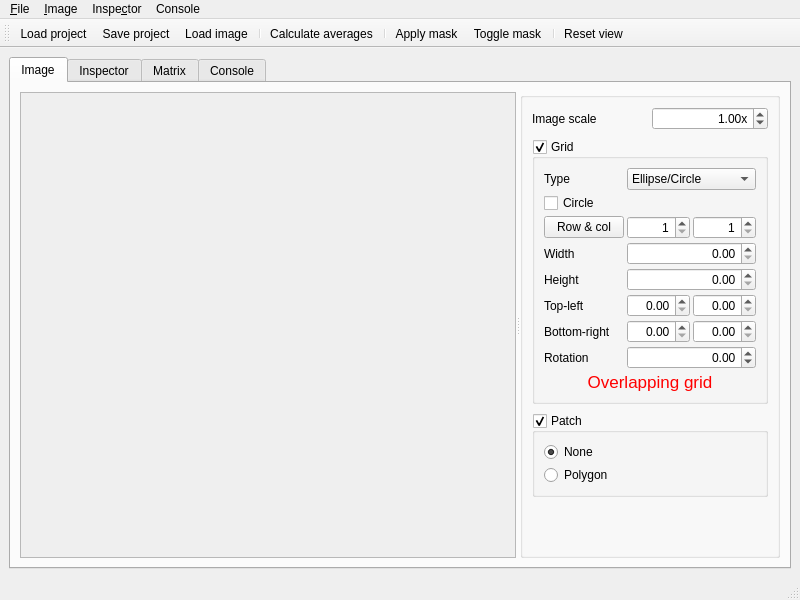
<?xml version="1.0" encoding="UTF-8"?>
<ui version="4.0">
 <author>Vincent</author>
 <class>MainWindow</class>
 <widget class="QMainWindow" name="MainWindow">
  <property name="geometry">
   <rect>
    <x>0</x>
    <y>0</y>
    <width>800</width>
    <height>600</height>
   </rect>
  </property>
  <property name="windowTitle">
   <string>ARIAS</string>
  </property>
  <widget class="QWidget" name="centralwidget">
   <layout class="QVBoxLayout" name="verticalLayout">
    <item>
     <widget class="QTabWidget" name="tabWidget">
      <property name="currentIndex">
       <number>0</number>
      </property>
      <widget class="QWidget" name="imageTab">
       <attribute name="title">
        <string>Image</string>
       </attribute>
       <layout class="QHBoxLayout" name="horizontalLayout_3">
        <item>
         <widget class="QSplitter" name="imageTabSplitter">
          <property name="orientation">
           <enum>Qt::Horizontal</enum>
          </property>
          <widget class="QScrollArea" name="scrollArea_2">
           <property name="sizePolicy">
            <sizepolicy hsizetype="Expanding" vsizetype="Expanding">
             <horstretch>1</horstretch>
             <verstretch>0</verstretch>
            </sizepolicy>
           </property>
           <property name="widgetResizable">
            <bool>true</bool>
           </property>
           <property name="alignment">
            <set>Qt::AlignLeading|Qt::AlignLeft|Qt::AlignTop</set>
           </property>
           <widget class="QWidget" name="scrollAreaWidgetContents_2">
            <property name="geometry">
             <rect>
              <x>0</x>
              <y>0</y>
              <width>406</width>
              <height>441</height>
             </rect>
            </property>
            <layout class="QHBoxLayout" name="horizontalLayout_2">
             <item>
              <widget class="ImageCanvas" name="imageCanvas">
               <property name="alignment">
                <set>Qt::AlignLeading|Qt::AlignLeft|Qt::AlignTop</set>
               </property>
              </widget>
             </item>
            </layout>
           </widget>
          </widget>
          <widget class="QGroupBox" name="imageOptionGroup">
           <layout class="QVBoxLayout" name="verticalLayout_2">
            <item>
             <layout class="QHBoxLayout" name="horizontalLayout">
              <property name="spacing">
               <number>3</number>
              </property>
              <item>
               <widget class="QLabel" name="label">
                <property name="text">
                 <string>Image scale</string>
                </property>
               </widget>
              </item>
              <item>
               <widget class="QDoubleSpinBox" name="imageScaleSpin">
                <property name="alignment">
                 <set>Qt::AlignRight|Qt::AlignTrailing|Qt::AlignVCenter</set>
                </property>
                <property name="suffix">
                 <string>x</string>
                </property>
                <property name="minimum">
                 <double>0.010000000000000</double>
                </property>
                <property name="maximum">
                 <double>100.000000000000000</double>
                </property>
                <property name="singleStep">
                 <double>0.100000000000000</double>
                </property>
                <property name="value">
                 <double>1.000000000000000</double>
                </property>
               </widget>
              </item>
             </layout>
            </item>
            <item>
             <widget class="QGroupBox" name="gridGroup">
              <property name="title">
               <string>Grid</string>
              </property>
              <property name="checkable">
               <bool>true</bool>
              </property>
              <layout class="QGridLayout" name="gridLayout">
               <property name="spacing">
                <number>3</number>
               </property>
               <item row="0" column="0">
                <widget class="QLabel" name="label_2">
                 <property name="text">
                  <string>Type</string>
                 </property>
                </widget>
               </item>
               <item row="0" column="1" colspan="2">
                <widget class="QComboBox" name="gridTypeCombo">
                 <item>
                  <property name="text">
                   <string>Ellipse/Circle</string>
                  </property>
                 </item>
                 <item>
                  <property name="text">
                   <string>Rectangle/Square</string>
                  </property>
                 </item>
                </widget>
               </item>
               <item row="6" column="0">
                <widget class="QLabel" name="gridWidthLabel">
                 <property name="text">
                  <string>Width</string>
                 </property>
                </widget>
               </item>
               <item row="6" column="1" colspan="2">
                <widget class="QDoubleSpinBox" name="gridWidthSpin">
                 <property name="alignment">
                  <set>Qt::AlignRight|Qt::AlignTrailing|Qt::AlignVCenter</set>
                 </property>
                </widget>
               </item>
               <item row="7" column="0">
                <widget class="QLabel" name="gridHeightLabel">
                 <property name="text">
                  <string>Height</string>
                 </property>
                </widget>
               </item>
               <item row="7" column="1" colspan="2">
                <widget class="QDoubleSpinBox" name="gridHeightSpin">
                 <property name="alignment">
                  <set>Qt::AlignRight|Qt::AlignTrailing|Qt::AlignVCenter</set>
                 </property>
                </widget>
               </item>
               <item row="8" column="0">
                <widget class="QLabel" name="label_4">
                 <property name="text">
                  <string>Top-left</string>
                 </property>
                </widget>
               </item>
               <item row="8" column="1">
                <widget class="QDoubleSpinBox" name="gridStartXSpin">
                 <property name="alignment">
                  <set>Qt::AlignRight|Qt::AlignTrailing|Qt::AlignVCenter</set>
                 </property>
                </widget>
               </item>
               <item row="8" column="2">
                <widget class="QDoubleSpinBox" name="gridStartYSpin">
                 <property name="alignment">
                  <set>Qt::AlignRight|Qt::AlignTrailing|Qt::AlignVCenter</set>
                 </property>
                </widget>
               </item>
               <item row="9" column="0">
                <widget class="QLabel" name="label_5">
                 <property name="text">
                  <string>Bottom-right</string>
                 </property>
                </widget>
               </item>
               <item row="9" column="1">
                <widget class="QDoubleSpinBox" name="gridEndXSpin">
                 <property name="alignment">
                  <set>Qt::AlignRight|Qt::AlignTrailing|Qt::AlignVCenter</set>
                 </property>
                </widget>
               </item>
               <item row="9" column="2">
                <widget class="QDoubleSpinBox" name="gridEndYSpin">
                 <property name="alignment">
                  <set>Qt::AlignRight|Qt::AlignTrailing|Qt::AlignVCenter</set>
                 </property>
                </widget>
               </item>
               <item row="1" column="0" colspan="3">
                <widget class="QCheckBox" name="gridOrthoCheck">
                 <property name="text">
                  <string>Circle</string>
                 </property>
                </widget>
               </item>
               <item row="2" column="1">
                <widget class="QSpinBox" name="gridRowSpin">
                 <property name="alignment">
                  <set>Qt::AlignRight|Qt::AlignTrailing|Qt::AlignVCenter</set>
                 </property>
                 <property name="minimum">
                  <number>1</number>
                 </property>
                 <property name="maximum">
                  <number>100</number>
                 </property>
                </widget>
               </item>
               <item row="2" column="2">
                <widget class="QSpinBox" name="gridColumnSpin">
                 <property name="alignment">
                  <set>Qt::AlignRight|Qt::AlignTrailing|Qt::AlignVCenter</set>
                 </property>
                 <property name="minimum">
                  <number>1</number>
                 </property>
                 <property name="maximum">
                  <number>100</number>
                 </property>
                </widget>
               </item>
               <item row="2" column="0">
                <widget class="QPushButton" name="rowColButton">
                 <property name="text">
                  <string>Row &amp;&amp; col</string>
                 </property>
                </widget>
               </item>
               <item row="10" column="0">
                <widget class="QLabel" name="label_3">
                 <property name="text">
                  <string>Rotation</string>
                 </property>
                </widget>
               </item>
               <item row="10" column="1" colspan="2">
                <widget class="QDoubleSpinBox" name="gridAngleSpin">
                 <property name="alignment">
                  <set>Qt::AlignRight|Qt::AlignTrailing|Qt::AlignVCenter</set>
                 </property>
                 <property name="minimum">
                  <double>-180.000000000000000</double>
                 </property>
                 <property name="maximum">
                  <double>179.990000000000009</double>
                 </property>
                 <property name="singleStep">
                  <double>0.100000000000000</double>
                 </property>
                </widget>
               </item>
               <item row="11" column="0" colspan="3">
                <widget class="QLabel" name="overlapLabel">
                 <property name="text">
                  <string>&lt;!DOCTYPE HTML PUBLIC &quot;-//W3C//DTD HTML 4.0//EN&quot; &quot;http://www.w3.org/TR/REC-html40/strict.dtd&quot;&gt;
&lt;html&gt;&lt;head&gt;&lt;meta name=&quot;qrichtext&quot; content=&quot;1&quot; /&gt;&lt;style type=&quot;text/css&quot;&gt;
p, li { white-space: pre-wrap; }
&lt;/style&gt;&lt;/head&gt;&lt;body style=&quot; font-family:'Lucida Grande'; font-size:13pt; font-weight:400; font-style:normal;&quot;&gt;
&lt;p style=&quot; margin-top:0px; margin-bottom:0px; margin-left:0px; margin-right:0px; -qt-block-indent:0; text-indent:0px;&quot;&gt;&lt;span style=&quot; color:#ff0000;&quot;&gt;Overlapping grid&lt;/span&gt;&lt;/p&gt;&lt;/body&gt;&lt;/html&gt;</string>
                 </property>
                 <property name="alignment">
                  <set>Qt::AlignCenter</set>
                 </property>
                </widget>
               </item>
              </layout>
             </widget>
            </item>
            <item>
             <widget class="QGroupBox" name="patchGroup">
              <property name="title">
               <string>Patch</string>
              </property>
              <property name="checkable">
               <bool>true</bool>
              </property>
              <layout class="QVBoxLayout" name="verticalLayout_3">
               <property name="spacing">
                <number>3</number>
               </property>
               <item>
                <widget class="QRadioButton" name="patchNullRadio">
                 <property name="text">
                  <string>None</string>
                 </property>
                 <property name="checked">
                  <bool>true</bool>
                 </property>
                </widget>
               </item>
               <item>
                <widget class="QRadioButton" name="patchPolygonRadio">
                 <property name="text">
                  <string>Polygon</string>
                 </property>
                </widget>
               </item>
              </layout>
             </widget>
            </item>
            <item>
             <spacer name="verticalSpacer">
              <property name="orientation">
               <enum>Qt::Vertical</enum>
              </property>
              <property name="sizeHint" stdset="0">
               <size>
                <width>20</width>
                <height>77</height>
               </size>
              </property>
             </spacer>
            </item>
           </layout>
          </widget>
         </widget>
        </item>
       </layout>
      </widget>
      <widget class="QWidget" name="inspectorTab">
       <attribute name="title">
        <string>Inspector</string>
       </attribute>
       <layout class="QHBoxLayout" name="horizontalLayout_4">
        <item>
         <widget class="QSplitter" name="inspectorTabSplitter">
          <property name="orientation">
           <enum>Qt::Horizontal</enum>
          </property>
          <widget class="InspectorCanvas" name="inspectorCanvas" native="true">
           <property name="sizePolicy">
            <sizepolicy hsizetype="Preferred" vsizetype="Preferred">
             <horstretch>1</horstretch>
             <verstretch>0</verstretch>
            </sizepolicy>
           </property>
          </widget>
          <widget class="QGroupBox" name="groupBox_2">
           <layout class="QVBoxLayout" name="verticalLayout_4">
            <item>
             <layout class="QGridLayout" name="gridLayout_2">
              <item row="0" column="0">
               <widget class="QLabel" name="label_6">
                <property name="text">
                 <string>Unit scale</string>
                </property>
               </widget>
              </item>
              <item row="0" column="1">
               <widget class="QSlider" name="canvasScaleSlider">
                <property name="sizePolicy">
                 <sizepolicy hsizetype="MinimumExpanding" vsizetype="Fixed">
                  <horstretch>0</horstretch>
                  <verstretch>0</verstretch>
                 </sizepolicy>
                </property>
                <property name="minimum">
                 <number>1</number>
                </property>
                <property name="maximum">
                 <number>200</number>
                </property>
                <property name="value">
                 <number>10</number>
                </property>
                <property name="orientation">
                 <enum>Qt::Horizontal</enum>
                </property>
               </widget>
              </item>
              <item row="1" column="0">
               <widget class="QLabel" name="label_7">
                <property name="text">
                 <string>Sensitivity</string>
                </property>
               </widget>
              </item>
              <item row="1" column="1">
               <widget class="QSlider" name="canvasSensitivitySlider">
                <property name="sizePolicy">
                 <sizepolicy hsizetype="MinimumExpanding" vsizetype="Fixed">
                  <horstretch>0</horstretch>
                  <verstretch>0</verstretch>
                 </sizepolicy>
                </property>
                <property name="minimum">
                 <number>1</number>
                </property>
                <property name="maximum">
                 <number>200</number>
                </property>
                <property name="value">
                 <number>20</number>
                </property>
                <property name="orientation">
                 <enum>Qt::Horizontal</enum>
                </property>
               </widget>
              </item>
             </layout>
            </item>
            <item>
             <spacer name="verticalSpacer_2">
              <property name="orientation">
               <enum>Qt::Vertical</enum>
              </property>
              <property name="sizeHint" stdset="0">
               <size>
                <width>20</width>
                <height>376</height>
               </size>
              </property>
             </spacer>
            </item>
           </layout>
          </widget>
         </widget>
        </item>
       </layout>
      </widget>
      <widget class="QWidget" name="matrixTab">
       <attribute name="title">
        <string>Matrix</string>
       </attribute>
       <layout class="QHBoxLayout" name="horizontalLayout_7">
        <item>
         <widget class="QTableWidget" name="matrixTable"/>
        </item>
       </layout>
      </widget>
      <widget class="QWidget" name="consoleTab">
       <attribute name="title">
        <string>Console</string>
       </attribute>
       <layout class="QHBoxLayout" name="horizontalLayout_5">
        <item>
         <widget class="QTextBrowser" name="consoleBrowser">
          <property name="font">
           <font>
            <family>Courier</family>
           </font>
          </property>
          <property name="lineWrapMode">
           <enum>QTextEdit::NoWrap</enum>
          </property>
         </widget>
        </item>
       </layout>
      </widget>
     </widget>
    </item>
   </layout>
  </widget>
  <widget class="QMenuBar" name="menubar">
   <property name="geometry">
    <rect>
     <x>0</x>
     <y>0</y>
     <width>800</width>
     <height>22</height>
    </rect>
   </property>
   <widget class="QMenu" name="menuFile">
    <property name="title">
     <string>&amp;File</string>
    </property>
    <addaction name="actionLoadProject"/>
    <addaction name="actionSaveProject"/>
    <addaction name="separator"/>
    <addaction name="actionLoadImage"/>
    <addaction name="separator"/>
    <addaction name="actionExportAverageIntensities"/>
    <addaction name="separator"/>
    <addaction name="actionQuit"/>
   </widget>
   <widget class="QMenu" name="menuImage">
    <property name="title">
     <string>&amp;Image</string>
    </property>
    <addaction name="actionShowInvertedImage"/>
    <addaction name="actionInvertImage"/>
    <addaction name="separator"/>
    <addaction name="actionClearPatches"/>
    <addaction name="actionClearLastPatch"/>
    <addaction name="separator"/>
    <addaction name="actionCalculateAverages"/>
   </widget>
   <widget class="QMenu" name="menuInspector">
    <property name="title">
     <string>Inspe&amp;ctor</string>
    </property>
    <addaction name="actionApplyMask"/>
    <addaction name="actionToggleMask"/>
    <addaction name="separator"/>
    <addaction name="actionResetView"/>
    <addaction name="actionLookDownZ"/>
    <addaction name="actionOrthoView"/>
   </widget>
   <widget class="QMenu" name="menuConsole">
    <property name="title">
     <string>Console</string>
    </property>
    <addaction name="actionClearConsole"/>
   </widget>
   <addaction name="menuFile"/>
   <addaction name="menuImage"/>
   <addaction name="menuInspector"/>
   <addaction name="menuConsole"/>
  </widget>
  <widget class="QStatusBar" name="statusbar"/>
  <widget class="QToolBar" name="toolBar">
   <property name="windowTitle">
    <string>toolBar</string>
   </property>
   <attribute name="toolBarArea">
    <enum>TopToolBarArea</enum>
   </attribute>
   <attribute name="toolBarBreak">
    <bool>false</bool>
   </attribute>
   <addaction name="actionLoadProject"/>
   <addaction name="actionSaveProject"/>
   <addaction name="actionLoadImage"/>
   <addaction name="separator"/>
   <addaction name="actionCalculateAverages"/>
   <addaction name="separator"/>
   <addaction name="actionApplyMask"/>
   <addaction name="actionToggleMask"/>
   <addaction name="separator"/>
   <addaction name="actionResetView"/>
  </widget>
  <action name="actionLoadProject">
   <property name="icon">
    <iconset resource="resources.qrc">
     <normaloff>:/pic/load-project.png</normaloff>:/pic/load-project.png</iconset>
   </property>
   <property name="text">
    <string>Load project</string>
   </property>
  </action>
  <action name="actionSaveProject">
   <property name="icon">
    <iconset resource="resources.qrc">
     <normaloff>:/pic/save-project.png</normaloff>:/pic/save-project.png</iconset>
   </property>
   <property name="text">
    <string>Save project</string>
   </property>
  </action>
  <action name="actionLoadImage">
   <property name="icon">
    <iconset resource="resources.qrc">
     <normaloff>:/pic/open-image.png</normaloff>:/pic/open-image.png</iconset>
   </property>
   <property name="text">
    <string>Load image</string>
   </property>
  </action>
  <action name="actionExportAverageIntensities">
   <property name="text">
    <string>Export average intensities</string>
   </property>
  </action>
  <action name="actionQuit">
   <property name="text">
    <string>Quit</string>
   </property>
  </action>
  <action name="actionInvertImage">
   <property name="text">
    <string>Invert image</string>
   </property>
  </action>
  <action name="actionClearPatches">
   <property name="text">
    <string>Clear all patches</string>
   </property>
  </action>
  <action name="actionClearLastPatch">
   <property name="text">
    <string>Clear last patch</string>
   </property>
  </action>
  <action name="actionShowInvertedImage">
   <property name="checkable">
    <bool>true</bool>
   </property>
   <property name="checked">
    <bool>true</bool>
   </property>
   <property name="text">
    <string>Show inverted image</string>
   </property>
  </action>
  <action name="actionApplyMask">
   <property name="icon">
    <iconset resource="resources.qrc">
     <normaloff>:/pic/apply-mask.png</normaloff>:/pic/apply-mask.png</iconset>
   </property>
   <property name="text">
    <string>Apply mask</string>
   </property>
  </action>
  <action name="actionToggleMask">
   <property name="icon">
    <iconset resource="resources.qrc">
     <normaloff>:/pic/toggle-mask.png</normaloff>:/pic/toggle-mask.png</iconset>
   </property>
   <property name="text">
    <string>Toggle mask</string>
   </property>
  </action>
  <action name="actionResetView">
   <property name="icon">
    <iconset resource="resources.qrc">
     <normaloff>:/pic/reset-view.png</normaloff>:/pic/reset-view.png</iconset>
   </property>
   <property name="text">
    <string>Reset view</string>
   </property>
  </action>
  <action name="actionLookDownZ">
   <property name="checkable">
    <bool>true</bool>
   </property>
   <property name="text">
    <string>Look down Z</string>
   </property>
  </action>
  <action name="actionOrthoView">
   <property name="checkable">
    <bool>true</bool>
   </property>
   <property name="text">
    <string>Ortho view</string>
   </property>
  </action>
  <action name="actionCalculateAverages">
   <property name="icon">
    <iconset resource="resources.qrc">
     <normaloff>:/pic/calculate-average.png</normaloff>:/pic/calculate-average.png</iconset>
   </property>
   <property name="text">
    <string>Calculate averages</string>
   </property>
  </action>
  <action name="actionClearConsole">
   <property name="text">
    <string>Clear console</string>
   </property>
  </action>
 </widget>
 <layoutdefault spacing="9" margin="9"/>
 <customwidgets>
  <customwidget>
   <class>InspectorCanvas</class>
   <extends>QWidget</extends>
   <header>InspectorCanvas.h</header>
   <container>1</container>
  </customwidget>
  <customwidget>
   <class>ImageCanvas</class>
   <extends>QLabel</extends>
   <header>ImageCanvas.h</header>
  </customwidget>
 </customwidgets>
 <tabstops>
  <tabstop>tabWidget</tabstop>
  <tabstop>scrollArea_2</tabstop>
  <tabstop>imageScaleSpin</tabstop>
  <tabstop>gridGroup</tabstop>
  <tabstop>gridTypeCombo</tabstop>
  <tabstop>gridOrthoCheck</tabstop>
  <tabstop>rowColButton</tabstop>
  <tabstop>gridRowSpin</tabstop>
  <tabstop>gridColumnSpin</tabstop>
  <tabstop>gridWidthSpin</tabstop>
  <tabstop>gridHeightSpin</tabstop>
  <tabstop>gridStartXSpin</tabstop>
  <tabstop>gridStartYSpin</tabstop>
  <tabstop>gridEndXSpin</tabstop>
  <tabstop>gridEndYSpin</tabstop>
  <tabstop>gridAngleSpin</tabstop>
  <tabstop>patchGroup</tabstop>
  <tabstop>patchNullRadio</tabstop>
  <tabstop>patchPolygonRadio</tabstop>
  <tabstop>canvasSensitivitySlider</tabstop>
  <tabstop>consoleBrowser</tabstop>
  <tabstop>canvasScaleSlider</tabstop>
 </tabstops>
 <resources>
  <include location="resources.qrc"/>
 </resources>
 <connections>
  <connection>
   <sender>gridOrthoCheck</sender>
   <signal>toggled(bool)</signal>
   <receiver>gridHeightLabel</receiver>
   <slot>setHidden(bool)</slot>
   <hints>
    <hint type="sourcelabel">
     <x>743</x>
     <y>222</y>
    </hint>
    <hint type="destinationlabel">
     <x>573</x>
     <y>303</y>
    </hint>
   </hints>
  </connection>
  <connection>
   <sender>gridOrthoCheck</sender>
   <signal>toggled(bool)</signal>
   <receiver>gridHeightSpin</receiver>
   <slot>setHidden(bool)</slot>
   <hints>
    <hint type="sourcelabel">
     <x>743</x>
     <y>222</y>
    </hint>
    <hint type="destinationlabel">
     <x>734</x>
     <y>303</y>
    </hint>
   </hints>
  </connection>
  <connection>
   <sender>actionQuit</sender>
   <signal>triggered()</signal>
   <receiver>MainWindow</receiver>
   <slot>close()</slot>
   <hints>
    <hint type="sourcelabel">
     <x>-1</x>
     <y>-1</y>
    </hint>
    <hint type="destinationlabel">
     <x>399</x>
     <y>299</y>
    </hint>
   </hints>
  </connection>
  <connection>
   <sender>actionClearConsole</sender>
   <signal>triggered()</signal>
   <receiver>consoleBrowser</receiver>
   <slot>clear()</slot>
   <hints>
    <hint type="sourcelabel">
     <x>-1</x>
     <y>-1</y>
    </hint>
    <hint type="destinationlabel">
     <x>399</x>
     <y>304</y>
    </hint>
   </hints>
  </connection>
 </connections>
</ui>
